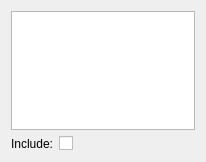
<?xml version="1.0" encoding="UTF-8"?>
<ui version="4.0">
 <class>ListOfChoices</class>
 <widget class="QWidget" name="ListOfChoices">
  <property name="geometry">
   <rect>
    <x>0</x>
    <y>0</y>
    <width>206</width>
    <height>162</height>
   </rect>
  </property>
  <property name="minimumSize">
   <size>
    <width>151</width>
    <height>83</height>
   </size>
  </property>
  <property name="windowTitle">
   <string>Filter</string>
  </property>
  <layout class="QFormLayout" name="formLayout">
   <item row="1" column="0">
    <widget class="QLabel" name="label_3">
     <property name="text">
      <string>Include:</string>
     </property>
    </widget>
   </item>
   <item row="1" column="1">
    <widget class="QCheckBox" name="inclusiveCheckBox">
     <property name="text">
      <string/>
     </property>
    </widget>
   </item>
   <item row="0" column="0" colspan="2">
    <widget class="QListView" name="listView"/>
   </item>
  </layout>
 </widget>
 <resources/>
 <connections/>
</ui>
